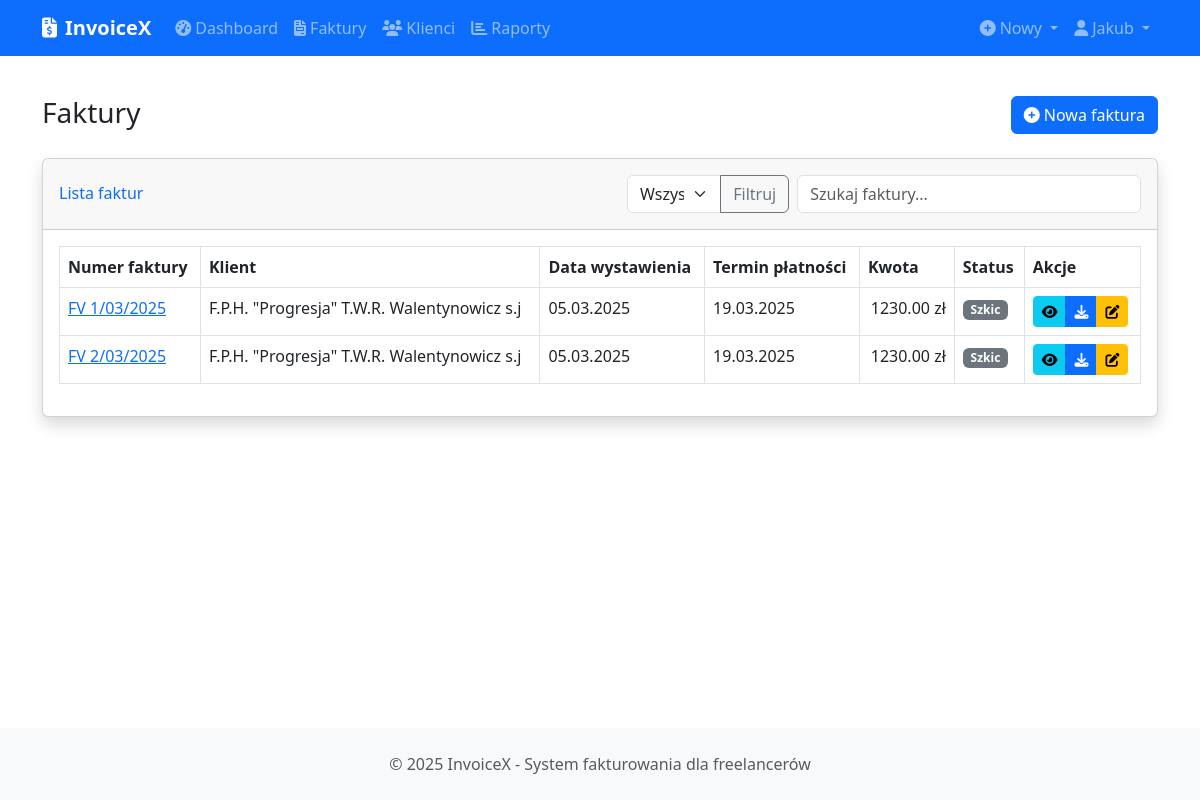
The page /invoices (signed in) on the database as committed earlier.
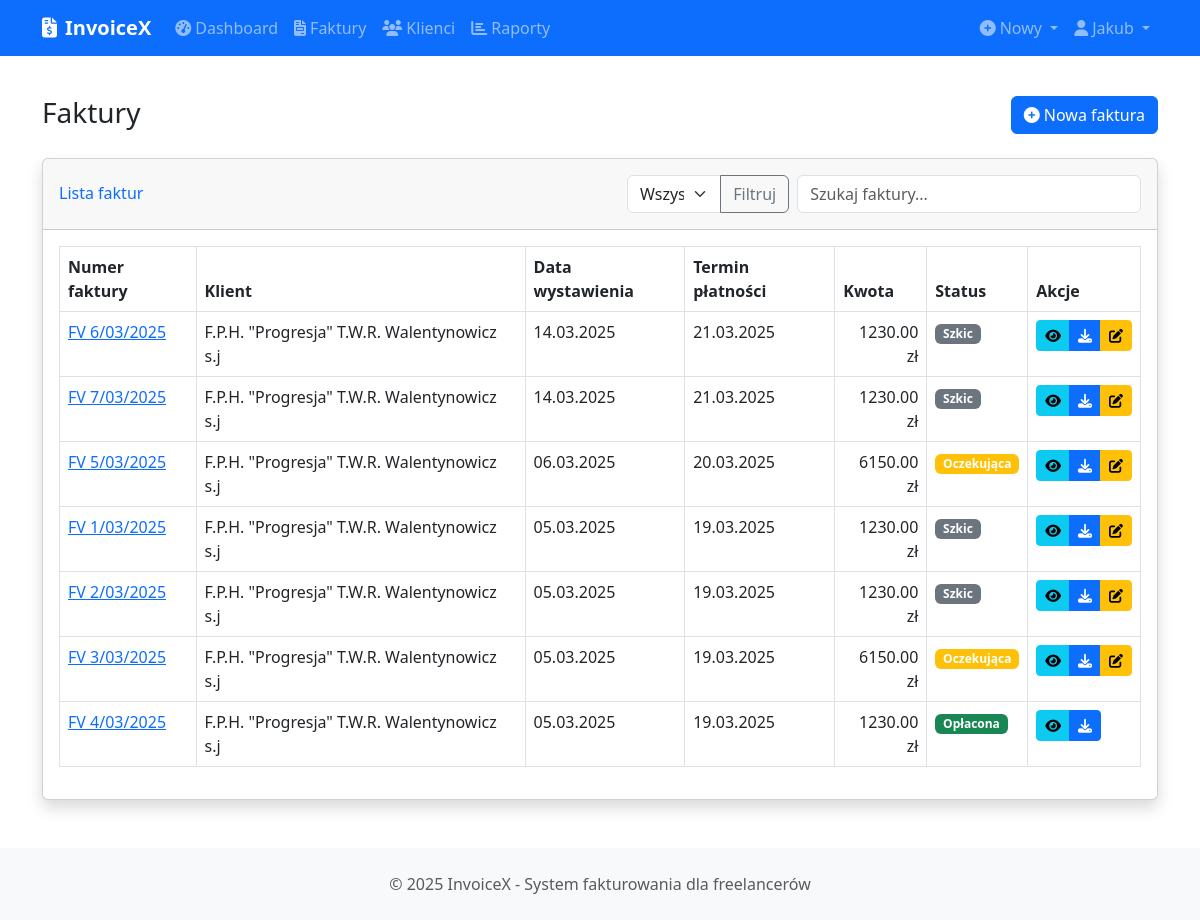
The same page on the database as committed later.
### app/models/user.py (models this page shows, shortened)
class User(db.Model, UserMixin):
    __tablename__ = 'users'
    id = db.Column(db.Integer, primary_key=True)
    uuid = db.Column(db.String(36), unique=True, default=lambda: str(uuid.uuid4()))
    email = db.Column(db.String(120), unique=True, nullable=False, index=True)
    password_hash = db.Column(db.String(256), nullable=False)
    first_name = db.Column(db.String(50), nullable=False)
    last_name = db.Column(db.String(50), nullable=False)
    company_name = db.Column(db.String(100))
    tax_id = db.Column(db.String(50))  # NIP
    address_line1 = db.Column(db.String(100))
    address_line2 = db.Column(db.String(100))
    city = db.Column(db.String(50))
    postal_code = db.Column(db.String(20))
    country = db.Column(db.String(50))
    phone = db.Column(db.String(20))
    logo = db.Column(db.String(255))  # Ścieżka do pliku logo
    is_active = db.Column(db.Boolean, default=True)
    confirmed = db.Column(db.Boolean, default=False)
    confirmed_on = db.Column(db.DateTime)
    created_at = db.Column(db.DateTime, default=datetime.utcnow)
    updated_at = db.Column(db.DateTime, default=datetime.utcnow, onupdate=datetime.utcnow)
    last_login = db.Column(db.DateTime)
    clients = db.relationship('Client', backref='user', lazy='dynamic', cascade='all, delete-orphan')
    invoices = db.relationship('Invoice', backref='user', lazy='dynamic', cascade='all, delete-orphan')

### app/models/invoice.py (models this page shows, shortened)
class Invoice(db.Model):
    __tablename__ = 'invoices'
    id = db.Column(db.Integer, primary_key=True)
    uuid = db.Column(db.String(36), unique=True, default=lambda: str(uuid.uuid4()))
    user_id = db.Column(db.Integer, db.ForeignKey('users.id'), nullable=False)
    client_id = db.Column(db.Integer, db.ForeignKey('clients.id'), nullable=False)
    invoice_number = db.Column(db.String(50), nullable=False, unique=True)
    issue_date = db.Column(db.Date, nullable=False, default=datetime.utcnow().date())
    sale_date = db.Column(db.Date, nullable=True)
    due_date = db.Column(db.Date, nullable=False, default=lambda: (datetime.utcnow() + timedelta(days=14)).date())
    bank_account = db.Column(db.String(100), nullable=True)
    status = db.Column(db.String(20), nullable=False, default=InvoiceStatus.DRAFT)
    payment_method = db.Column(db.String(20), default=PaymentMethod.BANK_TRANSFER)
    subtotal = db.Column(db.Numeric(10, 2), nullable=False, default=0)
    tax_rate = db.Column(db.Numeric(5, 2), default=0)  # Procent podatku
    tax_amount = db.Column(db.Numeric(10, 2), default=0)
    discount = db.Column(db.Numeric(10, 2), default=0)
    total = db.Column(db.Numeric(10, 2), nullable=False, default=0)
    notes = db.Column(db.Text)
    terms = db.Column(db.Text)
    payment_date = db.Column(db.Date)
    payment_id = db.Column(db.String(100))  # ID transakcji z systemu płatności
    created_at = db.Column(db.DateTime, default=datetime.utcnow)
    updated_at = db.Column(db.DateTime, default=datetime.utcnow, onupdate=datetime.utcnow)
    items = db.relationship('InvoiceItem', backref='invoice', lazy='dynamic',
                            cascade='all, delete-orphan')

### app/models/client.py (models this page shows, shortened)
class Client(db.Model):
    __tablename__ = 'clients'
    id = db.Column(db.Integer, primary_key=True)
    uuid = db.Column(db.String(36), unique=True, default=lambda: str(uuid.uuid4()))
    user_id = db.Column(db.Integer, db.ForeignKey('users.id'), nullable=False)
    name = db.Column(db.String(100), nullable=False)
    email = db.Column(db.String(120))
    company_name = db.Column(db.String(100))
    tax_id = db.Column(db.String(50))  # NIP
    address_line1 = db.Column(db.String(100))
    address_line2 = db.Column(db.String(100))
    city = db.Column(db.String(50))
    postal_code = db.Column(db.String(20))
    country = db.Column(db.String(50))
    phone = db.Column(db.String(20))
    notes = db.Column(db.Text)
    is_active = db.Column(db.Boolean, default=True)
    created_at = db.Column(db.DateTime, default=datetime.utcnow)
    updated_at = db.Column(db.DateTime, default=datetime.utcnow, onupdate=datetime.utcnow)
    invoices = db.relationship('Invoice', backref='client', lazy='dynamic', cascade='all, delete-orphan')

### app/routes/dashboard.py (the view)
@dashboard_bp.route('/invoices')
@login_required
def invoices():
    page = request.args.get('page', 1, type=int)
    status = request.args.get('status', 'all')
    query = Invoice.query.filter_by(user_id=current_user.id)
    if status != 'all' and status in InvoiceStatus.all():
        query = query.filter_by(status=status)
    query = query.order_by(Invoice.issue_date.desc())
    pagination = query.paginate(page=page, per_page=10, error_out=False)
    invoices = pagination.items
    status_choices = [('all', 'Wszystkie faktury')] + [(s, s.capitalize()) for s in InvoiceStatus.all()]
    return render_template('dashboard/invoices.html',
                          title='Faktury',
                          invoices=invoices,
                          pagination=pagination,
                          status=status,
                          status_choices=status_choices)

### app/models/invoice.py (called while the page is built)
    @classmethod
    def all(cls):
        return [cls.DRAFT, cls.PENDING, cls.PAID, cls.OVERDUE, cls.CANCELED]

### app/models/user.py (called while the page is built)
@login_manager.user_loader
def load_user(user_id):
    return User.query.get(user_id)

### app/templates/dashboard/invoices.html (shortened to what this page needs)
{% extends 'layout.html' %}
{% block content %}
<div class="row mb-4">
    <div class="col-md-6">
        <h1 class="h3 mb-0 text-gray-800">Faktury</h1>
    </div>
    <div class="col-md-6 text-md-end">
        <a href="{{ url_for('invoice.create') }}" class="btn btn-primary">
            <i class="fas fa-plus-circle me-1"></i>Nowa faktura
        </a>
    </div>
</div>
<div class="card shadow mb-4">
    <div class="card-header py-3 d-flex justify-content-between align-items-center">
        <h6 class="m-0 font-weight-bold text-primary">Lista faktur</h6>
        <div class="d-flex">
            <form method="GET" action="{{ url_for('dashboard.invoices') }}" class="me-2">
                <div class="input-group">
                    <select class="form-select" name="status" id="status">
                        {% for value, label in status_choices %}
                        <option value="{{ value }}" {% if status == value %}selected{% endif %}>{{ label }}</option>
                        {% endfor %}
                    </select>
                    <button class="btn btn-outline-secondary" type="submit">Filtruj</button>
                </div>
            </form>
            <input type="text" class="form-control table-search" placeholder="Szukaj faktury..." data-table="invoices-table">
        </div>
    </div>
    <div class="card-body">
        {% if invoices %}
        <div class="table-responsive">
            <table class="table table-bordered table-hover" id="invoices-table">
                <thead>
                    <tr>
                        <th>Numer faktury</th>
                        <th>Klient</th>
                        <th>Data wystawienia</th>
                        <th>Termin płatności</th>
                        <th>Kwota</th>
                        <th>Status</th>
                        <th>Akcje</th>
                    </tr>
                </thead>
                <tbody>
                    {% for invoice in invoices %}
                    <tr>
                        <td>
                            <a href="{{ url_for('invoice.view', invoice_id=invoice.id) }}">
                                {{ invoice.invoice_number }}
                            </a>
                        </td>
                        <td>{{ invoice.client.name }}</td>
                        <td>{{ invoice.issue_date.strftime('%d.%m.%Y') }}</td>
                        <td>{{ invoice.due_date.strftime('%d.%m.%Y') }}</td>
                        <td class="text-end">{{ "%.2f"|format(invoice.total) }} zł</td>
                        <td>
                            {% if invoice.status == 'paid' %}
                            <span class="badge bg-success">Opłacona</span>
                            {% elif invoice.status == 'pending' %}
                            <span class="badge bg-warning">Oczekująca</span>
                            {% elif invoice.status == 'overdue' %}
                            <span class="badge bg-danger">Przeterminowana</span>
                            {% elif invoice.status == 'draft' %}
                            <span class="badge bg-secondary">Szkic</span>
                            {% elif invoice.status == 'canceled' %}
                            <span class="badge bg-dark">Anulowana</span>
                            {% endif %}
                        </td>
                        <td>
                            <div class="btn-group btn-group-sm">
                                <a href="{{ url_for('invoice.view', invoice_id=invoice.id) }}" class="btn btn-info">
                                    <i class="fas fa-eye"></i>
                                </a>
                                <a href="{{ url_for('invoice.download', invoice_id=invoice.id) }}" class="btn btn-primary">
                                    <i class="fas fa-download"></i>
                                </a>
                                {% if invoice.status != 'paid' and invoice.status != 'canceled' %}
                                <a href="{{ url_for('invoice.edit', invoice_id=invoice.id) }}" class="btn btn-warning">
                                    <i class="fas fa-edit"></i>
                                </a>
                                {% endif %}
                            </div>
                        </td>
                    </tr>
                    {% endfor %}
                </tbody>
            </table>
        </div>
        {% endif %}
    </div>
</div>
{% endblock %}

### app/templates/layout.html (shortened to what this page needs)
<!DOCTYPE html>
<html lang="pl">
<head>
    <link href="https://cdn.jsdelivr.net/npm/bootstrap@5.3.0/dist/css/bootstrap.min.css" rel="stylesheet">
    <link rel="stylesheet" href="https://cdnjs.cloudflare.com/ajax/libs/font-awesome/6.4.0/css/all.min.css">
    <link rel="stylesheet" href="{{ url_for('static', filename='css/style.css') }}">
</head>
<body>
    {% if current_user.is_authenticated %}
    <nav class="navbar navbar-expand-lg navbar-dark bg-primary">
        <div class="container">
            <a class="navbar-brand" href="{{ url_for('dashboard.index') }}">
                <i class="fas fa-file-invoice-dollar me-2"></i>{{ app_name }}
            </a>
            <div class="collapse navbar-collapse" id="navbarMain">
                <ul class="navbar-nav me-auto">
                    <li class="nav-item">
                        <a class="nav-link" href="{{ url_for('dashboard.index') }}">
                            <i class="fas fa-tachometer-alt me-1"></i>Dashboard
                        </a>
                    </li>
                    <li class="nav-item">
                        <a class="nav-link" href="{{ url_for('dashboard.invoices') }}">
                            <i class="fas fa-file-invoice me-1"></i>Faktury
                        </a>
                    </li>
                    <li class="nav-item">
                        <a class="nav-link" href="{{ url_for('dashboard.clients') }}">
                            <i class="fas fa-users me-1"></i>Klienci
                        </a>
                    </li>
                    <li class="nav-item">
                        <a class="nav-link" href="{{ url_for('reports.index') }}">
                            <i class="fas fa-chart-bar me-1"></i>Raporty
                        </a>
                    </li>
                </ul>
                <ul class="navbar-nav ms-auto">
                    <li class="nav-item dropdown">
                        <a class="nav-link dropdown-toggle" href="#" id="navbarDropdownCreate" role="button"
                           data-bs-toggle="dropdown" aria-expanded="false">
                            <i class="fas fa-plus-circle me-1"></i>Nowy
                        </a>
                    </li>
                    <li class="nav-item dropdown">
                        <a class="nav-link dropdown-toggle" href="#" id="navbarDropdownUser" role="button"
                           data-bs-toggle="dropdown" aria-expanded="false">
                            <i class="fas fa-user me-1"></i>{{ current_user.first_name }}
                        </a>
                    </li>
                </ul>
            </div>
        </div>
    </nav>
    {% endif %}
    <main class="container py-4">
        {% block content %}{% endblock %}
    </main>
    <footer class="bg-light py-4 mt-auto">
        <div class="container text-center">
            <p class="mb-0 text-muted">
                &copy; {{ current_year }} {{ app_name }} - System fakturowania dla freelancerów
            </p>
        </div>
    </footer>
</body>
</html>

### app/static/css/style.css (style rules this page uses)
body { min-height: 100vh; display: flex; flex-direction: column; }
main { flex: 1; }
.navbar-brand { font-weight: 600; }

Rows that differ between the two databases and show on the page:
added Invoice: invoice_number "FV 6/03/2025", client.name "F.P.H. \"Progresja\" T.W.R. Walentynowicz s.j", issue_date "14.03.2025", due_date "21.03.2025", total "1230.00", status "Szkic"
added Invoice: invoice_number "FV 7/03/2025", client.name "F.P.H. \"Progresja\" T.W.R. Walentynowicz s.j", issue_date "14.03.2025", due_date "21.03.2025", total "1230.00", status "Szkic"
added Invoice: invoice_number "FV 5/03/2025", client.name "F.P.H. \"Progresja\" T.W.R. Walentynowicz s.j", issue_date "06.03.2025", due_date "20.03.2025", total "6150.00", status "Oczekująca"
added Invoice: invoice_number "FV 3/03/2025", client.name "F.P.H. \"Progresja\" T.W.R. Walentynowicz s.j", issue_date "05.03.2025", due_date "19.03.2025", total "6150.00", status "Oczekująca"
added Invoice: invoice_number "FV 4/03/2025", client.name "F.P.H. \"Progresja\" T.W.R. Walentynowicz s.j", issue_date "05.03.2025", due_date "19.03.2025", total "1230.00", status "Opłacona"
